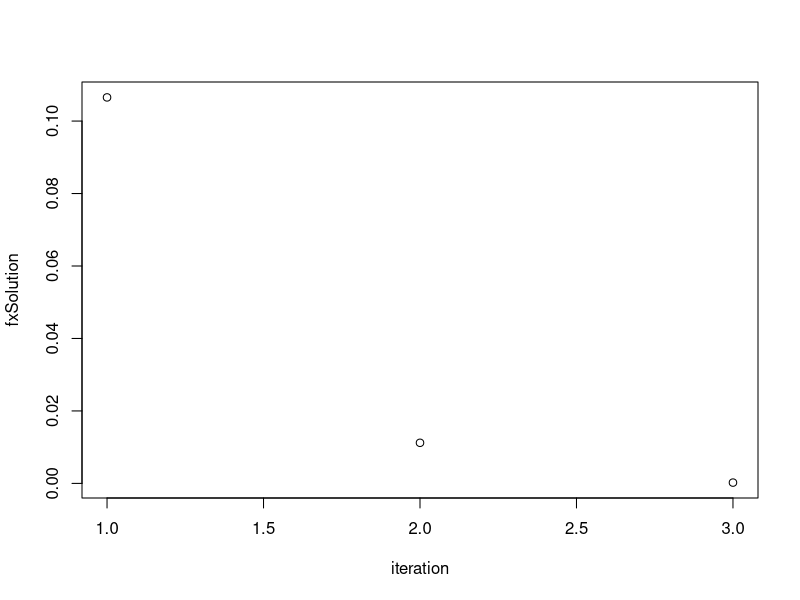

Reproduce this figure in R.
library(datasets)  # Load/unload base packages manually

# wrapper around sprintf() and print()
printf <- function(...) invisible(cat(sprintf(...)))
print <- function(...) invisible(cat((...), "\n"))

tabulasi <- function(x0, xn, n, f) {
  xSolution <- c()
  fxSolution <- c()
  for(i in 1:n) {
    div <- (xn - x0) / 10
    x <- c()
    fx <- c()
    
    for(j in 0:10) {
      x[j+1] <- x0 + j*div
      fx[j+1] <- f(x0 + j*div)
    }
    
    flag <- 0

    printf("Iteration #%d\n", i)    
    for(j in 1:11) {
      printf("x = %.3f | f(x) = %.3f\n", x[j], fx[j])
      if(j==11) break
      
      if(fx[j]*fx[j+1] < 0) {
        x0 = x[j]
        xn = x[j+1]
        flag = 1
        
        xSolution[i] = x0
        fxSolution[i] = fx[j]
      }
    }
    printf("Taken x : %.3f\n\n", x0)

    if(flag==0) break
  }
  
  iteration = c(1:n)
  plot(iteration, fxSolution)
}

f <- function(x) {
  return(exp(1)^(-x) - x)
}

tabulasi(0, 1, 3, f)
